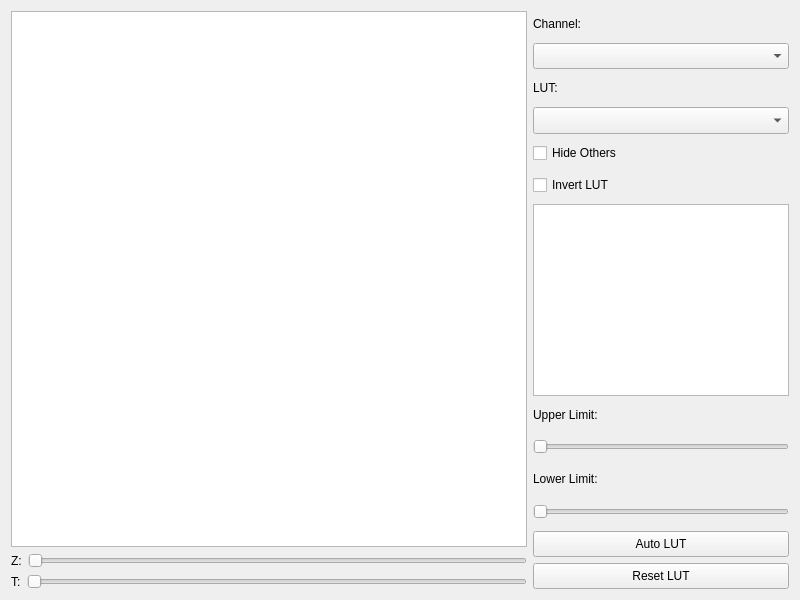
<?xml version="1.0" encoding="UTF-8"?>
<ui version="4.0">
 <class>Form</class>
 <widget class="QWidget" name="Form">
  <property name="geometry">
   <rect>
    <x>0</x>
    <y>0</y>
    <width>800</width>
    <height>600</height>
   </rect>
  </property>
  <property name="windowTitle">
   <string>Form</string>
  </property>
  <layout class="QGridLayout" name="gridLayout">
   <item row="0" column="0">
    <layout class="QHBoxLayout" name="hlayout_all">
     <property name="sizeConstraint">
      <enum>QLayout::SetNoConstraint</enum>
     </property>
     <item>
      <layout class="QVBoxLayout" name="vlayout_view">
       <property name="sizeConstraint">
        <enum>QLayout::SetMaximumSize</enum>
       </property>
       <item>
        <widget class="QGraphicsView" name="view_image">
         <property name="minimumSize">
          <size>
           <width>400</width>
           <height>400</height>
          </size>
         </property>
        </widget>
       </item>
       <item>
        <layout class="QHBoxLayout" name="hlayout_slider_zstack">
         <property name="sizeConstraint">
          <enum>QLayout::SetMaximumSize</enum>
         </property>
         <item>
          <widget class="QLabel" name="label_zstack">
           <property name="sizePolicy">
            <sizepolicy hsizetype="Minimum" vsizetype="Minimum">
             <horstretch>0</horstretch>
             <verstretch>0</verstretch>
            </sizepolicy>
           </property>
           <property name="text">
            <string>Z:</string>
           </property>
          </widget>
         </item>
         <item>
          <widget class="QSlider" name="slider_zstack">
           <property name="sizePolicy">
            <sizepolicy hsizetype="MinimumExpanding" vsizetype="Minimum">
             <horstretch>0</horstretch>
             <verstretch>0</verstretch>
            </sizepolicy>
           </property>
           <property name="orientation">
            <enum>Qt::Horizontal</enum>
           </property>
          </widget>
         </item>
        </layout>
       </item>
       <item>
        <layout class="QHBoxLayout" name="hlayout_slider_time">
         <property name="sizeConstraint">
          <enum>QLayout::SetMaximumSize</enum>
         </property>
         <item>
          <widget class="QLabel" name="label_time">
           <property name="sizePolicy">
            <sizepolicy hsizetype="Minimum" vsizetype="Minimum">
             <horstretch>0</horstretch>
             <verstretch>0</verstretch>
            </sizepolicy>
           </property>
           <property name="text">
            <string>T:</string>
           </property>
          </widget>
         </item>
         <item>
          <widget class="QSlider" name="slider_time">
           <property name="sizePolicy">
            <sizepolicy hsizetype="MinimumExpanding" vsizetype="Minimum">
             <horstretch>0</horstretch>
             <verstretch>0</verstretch>
            </sizepolicy>
           </property>
           <property name="orientation">
            <enum>Qt::Horizontal</enum>
           </property>
          </widget>
         </item>
        </layout>
       </item>
      </layout>
     </item>
     <item>
      <layout class="QVBoxLayout" name="vlayout_panel">
       <property name="sizeConstraint">
        <enum>QLayout::SetMinimumSize</enum>
       </property>
       <item>
        <widget class="QLabel" name="label_channel">
         <property name="sizePolicy">
          <sizepolicy hsizetype="Minimum" vsizetype="Minimum">
           <horstretch>0</horstretch>
           <verstretch>0</verstretch>
          </sizepolicy>
         </property>
         <property name="text">
          <string>Channel:</string>
         </property>
        </widget>
       </item>
       <item>
        <widget class="QComboBox" name="combo_channel">
         <property name="sizePolicy">
          <sizepolicy hsizetype="Minimum" vsizetype="Minimum">
           <horstretch>0</horstretch>
           <verstretch>0</verstretch>
          </sizepolicy>
         </property>
        </widget>
       </item>
       <item>
        <widget class="QLabel" name="label_lut">
         <property name="sizePolicy">
          <sizepolicy hsizetype="Minimum" vsizetype="Preferred">
           <horstretch>0</horstretch>
           <verstretch>0</verstretch>
          </sizepolicy>
         </property>
         <property name="text">
          <string>LUT:</string>
         </property>
        </widget>
       </item>
       <item>
        <widget class="QComboBox" name="combo_lut">
         <property name="sizePolicy">
          <sizepolicy hsizetype="Minimum" vsizetype="Minimum">
           <horstretch>0</horstretch>
           <verstretch>0</verstretch>
          </sizepolicy>
         </property>
        </widget>
       </item>
       <item>
        <widget class="QCheckBox" name="check_hide_others">
         <property name="sizePolicy">
          <sizepolicy hsizetype="Minimum" vsizetype="Minimum">
           <horstretch>0</horstretch>
           <verstretch>0</verstretch>
          </sizepolicy>
         </property>
         <property name="text">
          <string>Hide Others</string>
         </property>
        </widget>
       </item>
       <item>
        <widget class="QCheckBox" name="check_invert_lut">
         <property name="sizePolicy">
          <sizepolicy hsizetype="Minimum" vsizetype="Minimum">
           <horstretch>0</horstretch>
           <verstretch>0</verstretch>
          </sizepolicy>
         </property>
         <property name="text">
          <string>Invert LUT</string>
         </property>
        </widget>
       </item>
       <item>
        <widget class="QGraphicsView" name="view_lut">
         <property name="sizePolicy">
          <sizepolicy hsizetype="Minimum" vsizetype="Minimum">
           <horstretch>0</horstretch>
           <verstretch>0</verstretch>
          </sizepolicy>
         </property>
         <property name="minimumSize">
          <size>
           <width>160</width>
           <height>120</height>
          </size>
         </property>
        </widget>
       </item>
       <item>
        <widget class="QLabel" name="label_upper">
         <property name="sizePolicy">
          <sizepolicy hsizetype="Minimum" vsizetype="Minimum">
           <horstretch>0</horstretch>
           <verstretch>0</verstretch>
          </sizepolicy>
         </property>
         <property name="text">
          <string>Upper Limit:</string>
         </property>
        </widget>
       </item>
       <item>
        <widget class="QSlider" name="slider_upper">
         <property name="sizePolicy">
          <sizepolicy hsizetype="Minimum" vsizetype="Minimum">
           <horstretch>0</horstretch>
           <verstretch>0</verstretch>
          </sizepolicy>
         </property>
         <property name="orientation">
          <enum>Qt::Horizontal</enum>
         </property>
        </widget>
       </item>
       <item>
        <widget class="QLabel" name="slider_lower">
         <property name="sizePolicy">
          <sizepolicy hsizetype="Minimum" vsizetype="Minimum">
           <horstretch>0</horstretch>
           <verstretch>0</verstretch>
          </sizepolicy>
         </property>
         <property name="text">
          <string>Lower Limit:</string>
         </property>
        </widget>
       </item>
       <item>
        <widget class="QSlider" name="horizontalSlider_2">
         <property name="sizePolicy">
          <sizepolicy hsizetype="Minimum" vsizetype="Minimum">
           <horstretch>0</horstretch>
           <verstretch>0</verstretch>
          </sizepolicy>
         </property>
         <property name="orientation">
          <enum>Qt::Horizontal</enum>
         </property>
        </widget>
       </item>
       <item>
        <widget class="QPushButton" name="button_auto_lut">
         <property name="sizePolicy">
          <sizepolicy hsizetype="Minimum" vsizetype="Minimum">
           <horstretch>0</horstretch>
           <verstretch>0</verstretch>
          </sizepolicy>
         </property>
         <property name="text">
          <string>Auto LUT</string>
         </property>
        </widget>
       </item>
       <item>
        <widget class="QPushButton" name="button_reset_lut">
         <property name="sizePolicy">
          <sizepolicy hsizetype="Minimum" vsizetype="Minimum">
           <horstretch>0</horstretch>
           <verstretch>0</verstretch>
          </sizepolicy>
         </property>
         <property name="text">
          <string>Reset LUT</string>
         </property>
        </widget>
       </item>
      </layout>
     </item>
    </layout>
   </item>
  </layout>
 </widget>
 <resources/>
 <connections/>
</ui>
